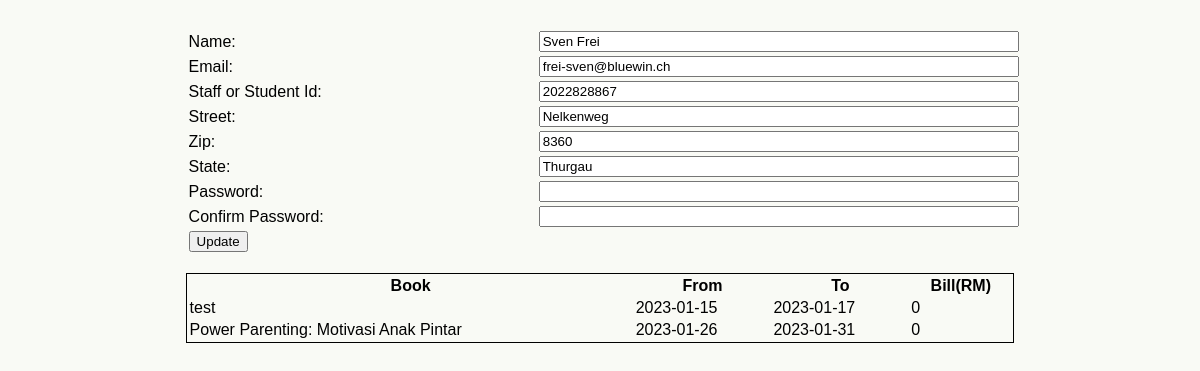
The app's page /sites/personal.php (signed in) with its own data.
### tables this page shows
CREATE TABLE `user` (
  `ID` int(11) NOT NULL,
  `Email` varchar(100) NOT NULL,
  `Password` varchar(100) NOT NULL,
  `Street` varchar(100) NOT NULL,
  `Zip` int(11) NOT NULL,
  `State` varchar(100) NOT NULL,
  `FullName` varchar(100) NOT NULL,
  `UitmID` int(11) NOT NULL,
  `IsAdmin` tinyint(1) NOT NULL DEFAULT 0
);

CREATE TABLE `borrow` (
  `ID` int(11) NOT NULL,
  `BookFK` int(11) NOT NULL,
  `UserFK` int(11) NOT NULL,
  `FromDate` date NOT NULL,
  `ToDate` date NOT NULL,
  `IsBillSettled` tinyint(1) NOT NULL COMMENT '0 - Unpaid, 1 - Paid; ',
  `Status` varchar(1) NOT NULL COMMENT 'B - borrowed; R - Returned'
);

CREATE TABLE `book` (
  `ID` int(11) NOT NULL,
  `Name` varchar(100) NOT NULL,
  `Category` varchar(100) NOT NULL,
  `PublishDate` date NOT NULL,
  `Author` varchar(100) NOT NULL,
  `Description` varchar(1000) NOT NULL,
  `ISBNNumber` varchar(100) NOT NULL,
  `Image` text NOT NULL,
  `PublishPlace` varchar(100) NOT NULL,
  `Price` decimal(10,0) NOT NULL
);

### sites/repositories/library-repository.php (called while the page is built, shortened)
<?php
function getDatabaseConnection()
{
    $servername = "localhost";
    $username = "root";
    $password = "";
    $dbname = "library";
    $conn = new mysqli($servername, $username, $password, $dbname);
    return $conn;
}
function getUserByEmail($email)
{
    $conn = getDatabaseConnection();
    $sql = "SELECT * FROM user WHERE Email = '" . $email . "';";
    $result = $conn->query($sql);
    return $result->fetch_assoc();
}
function getBookingsByUserEmail($email)
{
    $conn = getDatabaseConnection();
    $sql = "SELECT book.Name, borrow.ToDate, borrow.FromDate, borrow.IsBillSettled " .
        "FROM borrow borrow JOIN user user ON borrow.UserFK = user.ID JOIN book book ON borrow.BookFK = book.ID " .
        "WHERE Email = '" . $email . "';";
    $result = $conn->query($sql);
    return $result;
}
?>

### sites/personal.php (the view, shortened to what this page needs)
<!DOCTYPE html>
<html>
<head>
    <link rel="stylesheet" type="text/css" href="css/mystyle.css">
    <link rel="stylesheet" type="text/css" href="css/userstyle.css">
</head>
<body>
    <?php
    require("repositories/library-repository.php");
    $errorMessage = "";
    $user = null;
    if ($_SERVER["REQUEST_METHOD"] == "GET") {
        try {
            $user = getUserByEmail(getCurrentUser());
        } catch (Exception $ex) {
            $errorMessage = "Issue fetching user data!";
        }
        try {
            $borrowings = getBookingsByUserEmail(getCurrentUser());
        } catch (Exception $ex) {
            $errorMessage += "<br>Issue fetching borrowing data!";
        }
    }
    ?>
    <form method="post" action="<?php echo htmlspecialchars($_SERVER["PHP_SELF"]); ?>" onsubmit="return validateForm()">
        <table>
            <tr>
                <td colspan="2">
                </td>
            </tr>
            <tr>
                <td>Name:</td>
                <td>
                    <input id="nameInput" class="inputField" name="name" type="text"
                        value="<?php echo $user["FullName"]; ?>">
                </td>
            </tr>
            <tr>
                <td>Email:</td>
                <td>
                    <input id="emailInput" class="inputField" name="email" type="email"
                        value="<?php echo $user["Email"]; ?>">
                </td>
            </tr>
            <tr>
                <td>Staff or Student Id:</td>
                <td>
                    <input id="uitmIdInput" class="inputField" name="uitmId" type="uitmId"
                        value="<?php echo $user["UitmID"]; ?>">
                </td>
            </tr>
            <tr>
                <td>Street:</td>
                <td>
                    <input id="streetInput" class="inputField" name="street" type="text"
                        value="<?php echo $user["Street"]; ?>">
                </td>
            </tr>
            <tr>
                <td>Zip:</td>
                <td>
                    <input id="zipInput" class="inputField" name="zip" type="number"
                        value="<?php echo $user["Zip"]; ?>">
                </td>
            </tr>
            <tr>
                <td>State:</td>
                <td>
                    <input id="stateInput" class="inputField" name="state" type="text"
                        value="<?php echo $user["State"]; ?>">
                </td>
            </tr>
            <tr>
                <td>Password:</td>
                <td>
                    <input id="passwordInput" class="inputField" name="password" type="password">
                </td>
            </tr>
            <tr>
                <td>Confirm Password:</td>
                <td>
                    <input id="confirmPasswordInput" class="inputField" name="confirmPassword" type="password">
                </td>
            </tr>
            <tr>
                <td>
                    <input class="submitButton" type="submit" value="Update">
                </td>
            </tr>
        </table>
    </form>
    <br>
    <table class="borrowingTable">
        <thead>
            <tr>
                <th>Book</th>
                <th>From</th>
                <th>To</th>
                <th>Bill(RM)</th>
            </tr>
        </thead>
        <tbody>
            <?php
            while ($row = $borrowings->fetch_assoc()) {
                echo "<tr><td>" . $row["Name"] . "</td>" .
                    "<td>" . $row["FromDate"] . "</td>" .
                    "<td>" . $row["ToDate"] . "</td>" .
                    "<td>" . $row["IsBillSettled"] . "</td></tr>";
            }
            ?>
        </tbody>
    </table>
</body>
</html>

### sites/css/mystyle.css (style rules this page uses)
body { background-color: #F9FAF5; font-family: arial, sans-serif; }

### sites/css/userstyle.css (style rules this page uses)
.inputField { width: 100%; }
table { width: 70%; margin-left: 15%; margin-right: 15%; }

### sites/personal.php (style rules this page uses)
.borrowingTable { border: 1px solid; }

### records on screen
user: name "Sven Frei", email "frei-sven@bluewin.ch", uitmId "2022828867", street "Nelkenweg", zip "8360", state "Thurgau"
borrow: BookFK.Name "test", FromDate "2023-01-15", ToDate "2023-01-17", IsBillSettled "0"
borrow: BookFK.Name "Power Parenting: Motivasi Anak Pintar", FromDate "2023-01-26", ToDate "2023-01-31", IsBillSettled "0"
